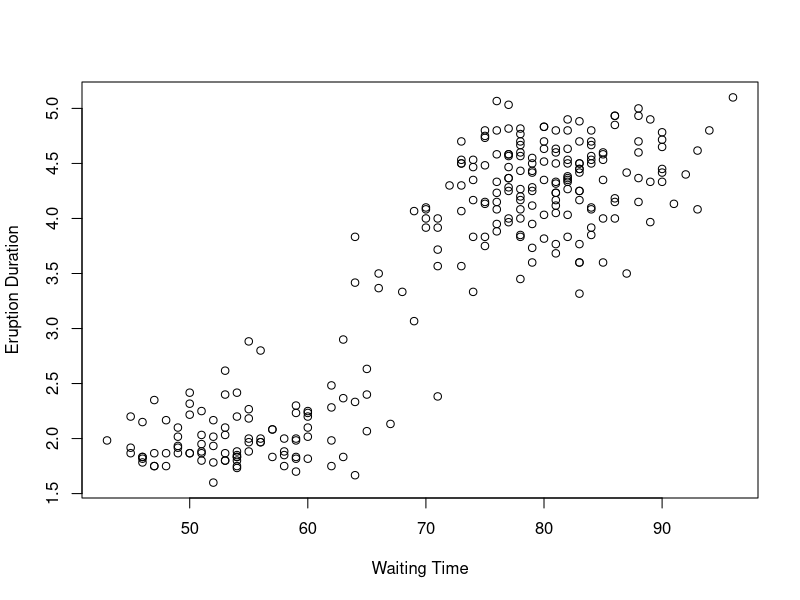

Here is the R script that generated this plot:
## ---- chunk 1
knitr::opts_chunk$set(echo = FALSE)
## ---- chunk 2
plot(faithful$waiting, faithful$eruptions, xlab="Waiting Time", ylab="Eruption Duration")
